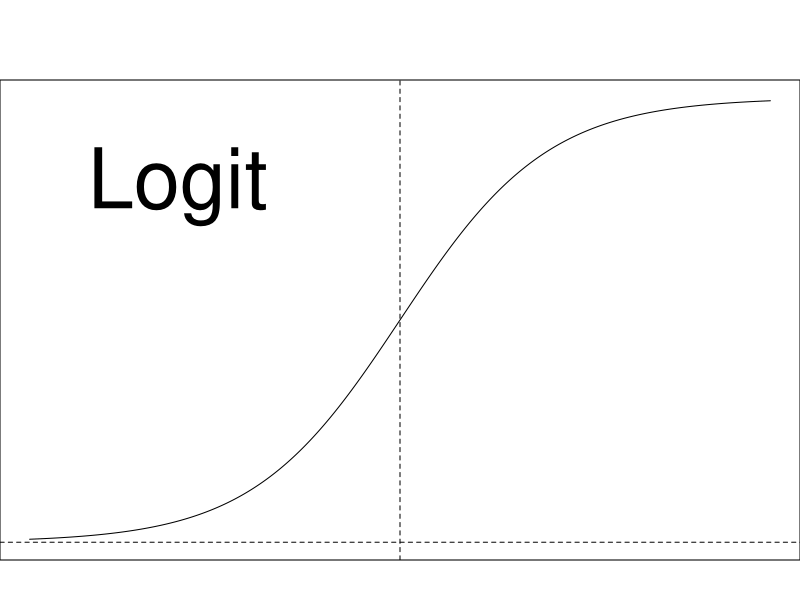
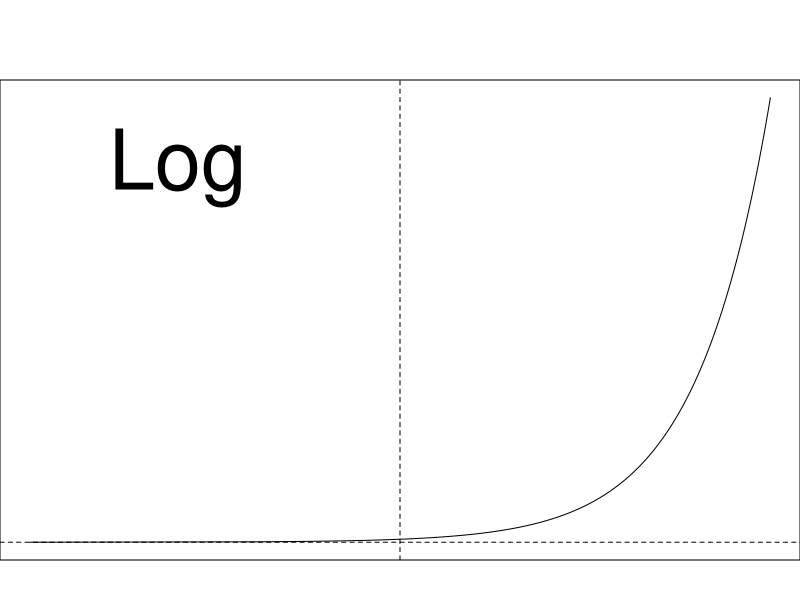
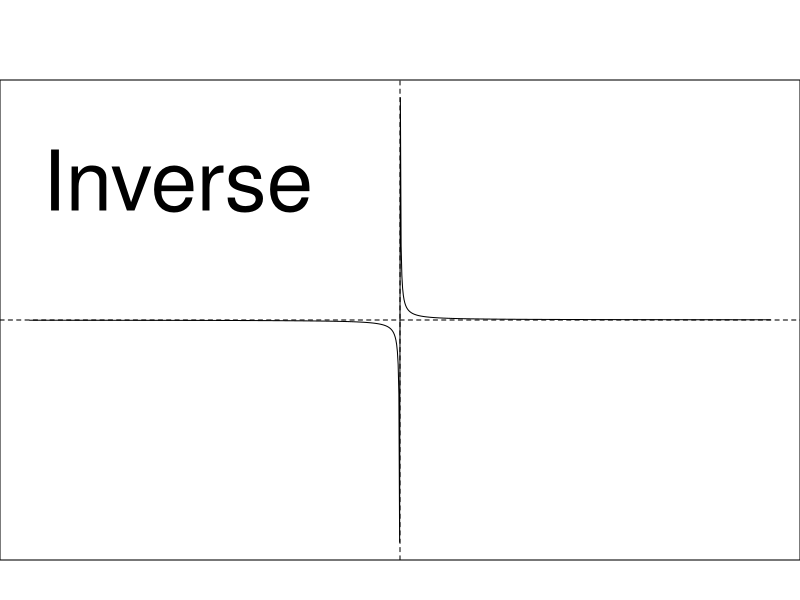
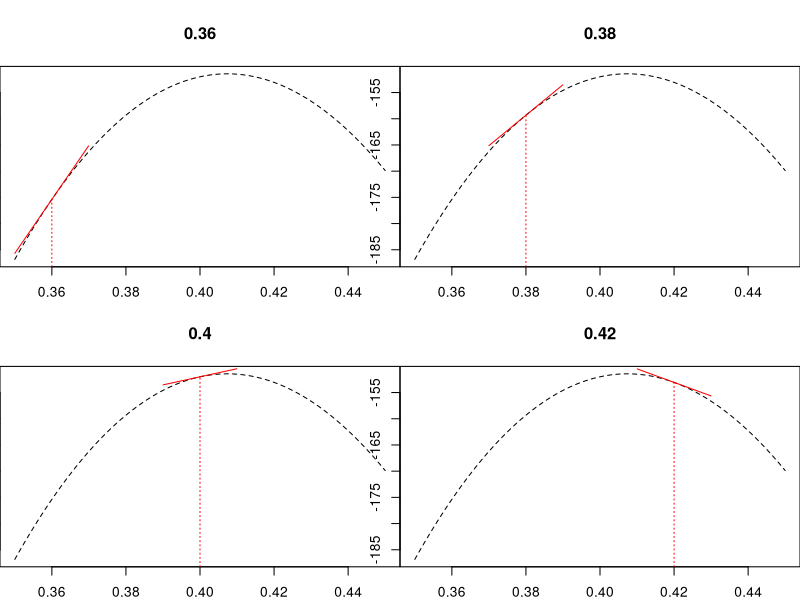

The R script that drew these images, in order: (Note: this script raises an error after producing the figures.)
## ---- chunk 1
library(knitr)

default_source_hook <- knit_hooks$get('source')
default_output_hook <- knit_hooks$get('output')

knit_hooks$set(
  source = function(x, options) {
    paste0(
      "\n::: {.codebox data-latex=\"\"}\n\n",
      default_source_hook(x, options),
      "\n\n:::\n\n")
  }
)

knit_hooks$set(
  output = function(x, options) {
    paste0(
      "\n::: {.codebox data-latex=\"\"}\n\n",
      default_output_hook(x, options),
      "\n\n:::\n\n")
  }
)

knitr::opts_chunk$set(echo = TRUE)
## ---- chunk 2
par(mar=c(2,0,4,0))
x<-seq(binomial(link=logit)$linkinv(-5),binomial(link=logit)$linkinv(5),length.out=1000)
plot(x=binomial()$linkfun(x),x, cex.main = 5, cex.lab = 5, ylim = c(0,1), xlim = c(-5,5), type = "l", xlab=NA, ylab=NA, xaxt="n", yaxt="n")
abline(v=0,h=0,lty="dashed")
text(-3,.8,"Logit", cex=5)
## ---- chunk 3
par(mar=c(2,0,4,0))
x<-seq(poisson(link=log)$linkinv(-5),poisson(link=log)$linkinv(5),length.out=1000)
plot(x=poisson(link=log)$linkfun(x),x, cex.main = 5, xlim = c(-5,5), type = "l", xlab=NA, ylab=NA, xaxt="n", yaxt="n")
abline(v= 0, h = 0, lty="dashed")
text(-3,125,"Log", cex=5)
## ---- chunk 4
par(mar=c(2,0,4,0))
plot.new()
## ---- chunk 5
par(mar=c(2,0,4,0))
x<-seq(-5,5,length.out = 1000)
plot(x=x, 1/x, cex.main = 5, xlim =  c(-5,5),type = "l", xlab=NA, ylab=NA, xaxt="n", yaxt="n")
abline(v= 0, h = 0, lty="dashed")
text(-3,125,"Inverse", cex=5)
## ---- chunk 6
set.seed(12345)
p.orchid = 0.4
n.picks = 100
n.fields <- 50
y <- rbinom(n.fields, size = n.picks, prob = p.orchid) # Collecting data
## ---- chunk 7
par(mfrow=c(2,2))
ll <- function(p, n.picks, y)sum(dbinom(y, n.picks,p, log = TRUE))
phat <- seq(0.35,0.45,length.out=1000)
lls <- sapply(phat, ll, n.picks = n.picks, y = y)
grad.dbinom=function(y, n.picks, prob) {
    sum(y/prob - (n.picks - y)/(1-prob))
}

p = c(0.36,0.38,0.40, 0.42)
for(i in p){
b<-grad.dbinom(y,n.picks,i)
a<--b*i+ll(i,n.picks,y)
pphat <- phat[order(abs(phat-i),decreasing=FALSE)[1:200]]
plot(lls, x = phat, type = "l", xlab=expression(hat(pi)), ylab="log-Likelihood", lty = "dashed",main = i)
segments(x0=i,x1 = i, y0=ll(0.1,n.picks,y), y1= ll(i,n.picks,y), col="red", lty = "dotted")
lines(x=pphat,y=a+b*pphat, col = "red")
}
## ---- chunk 8
data("MLBattend", package="UsingR")
library(tidyr)
knitr::kable(head(MLBattend, 7), format="latex", booktabs = T)%>%kableExtra::kable_styling(position="center")
## ---- chunk 9
model <- glm(wins ~ games.behind, 
             family = gaussian(link=identity),
             data = MLBattend)
## ---- chunk 10
summary(model)
## ---- chunk 11
par(mfrow=c(2,2))
plot(model)
## ---- chunk 12
hist(MLBattend$wins, xlab = "Wins", main = NULL, cex.lab = 1.5, cex.axis = 1.5)
